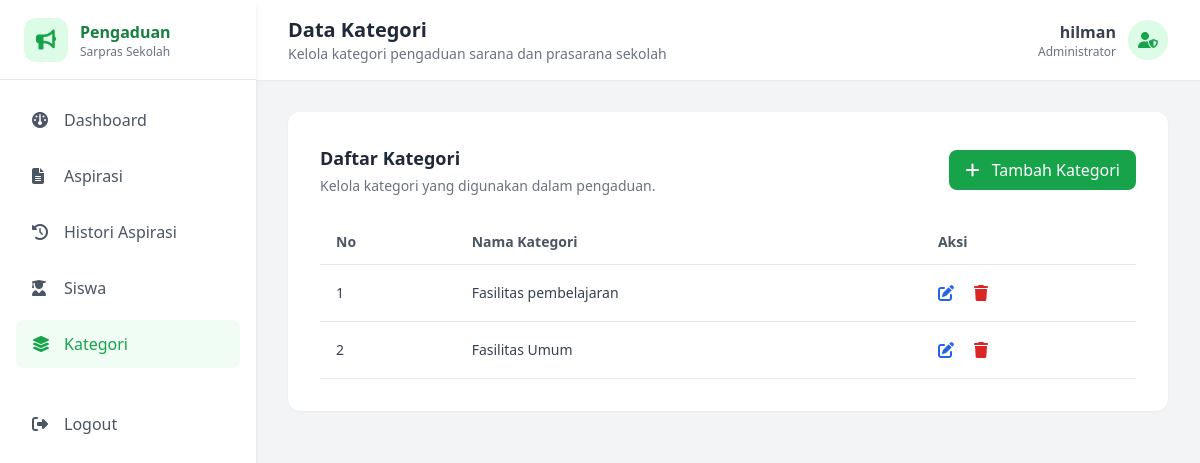
/Views/Admin/kategori.php (signed in), run on an earlier commit of the app's database.
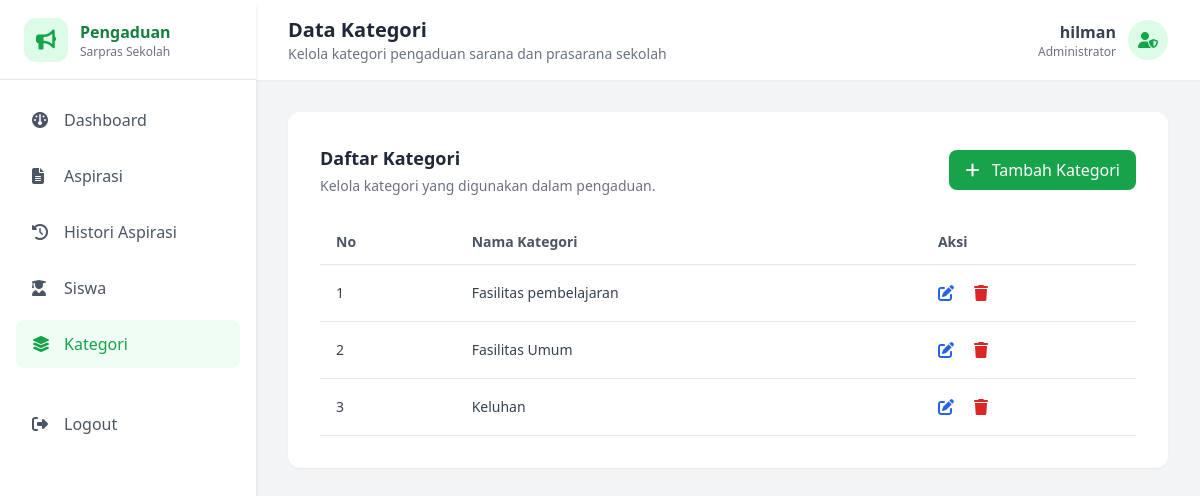
And on a later commit of the database.
### tables this page shows
CREATE TABLE `tb_kategori` (
  `id_kategori` int NOT NULL,
  `nama_kategori` varchar(50) NOT NULL
);

### Controllers/c_kategori.php (called while the page is built, shortened)
<?php
require_once __DIR__ . '/../Models/m_kategori.php';
$kategori = new m_kategori();
try {
    if (!empty($_GET['aksi'])) {
        if ($_GET['aksi'] != "hapus") {
            if ($_GET['aksi'] == 'edit') {
                $id = $_GET['id'];
                $kategoris = $kategori->tampil_by_id($id);
                include_once __DIR__ . '/../Views/Admin/form_edit_kategori.php';
            } else {
                $nama_kategori = $_POST['nama_kategori'];
                if ($_GET['aksi'] == "tambah") {
                    $query = $kategori->tambah_kategori($nama_kategori);
                    if ($query) {
                        echo "<script>
                            alert('Data berhasil ditambahkan');
                            window.location='../Views/Admin/kategori.php'
                        </script>";
                    } else {
                        echo "<script>
                            alert('Data gagal ditambahkan');
                            window.location='../Views/Admin/form_tambah_kategori.php'
                        </script>";
                    }
                } elseif ($_GET['aksi'] == "update") {
                    $id = $_POST['id_kategori'];
                    $hasil = $kategori->edit_kategori(
                        $id,
                        $nama_kategori
                    );
                    if ($hasil) {
                        echo "<script>
                            alert('Data berhasil diubah');
                            window.location='../Views/Admin/kategori.php'
                        </script>";
                    } else {
                        echo "<script>
                            alert('Data gagal diubah');
                            window.location='../Views/Admin/form_edit_kategori.php?id=$id'
                        </script>";
                    }
                }
            }
        } else {
            $result = $kategori->hapus_kategori($_GET['id']);
            if ($result) {
                echo "<script>
                    alert('Data berhasil dihapus');
                    window.location='../Views/Admin/kategori.php'
                </script>";
            } else {
                echo "<script>
                    alert('Data gagal dihapus');
                    window.location='../Views/Admin/kategori.php'
                </script>";
            }
        }
    } else {
        $kategoris = $kategori->tampil_kategori();
        include_once __DIR__ . '/../Views/Admin/kategori.php';
    }
} catch (Exception $e) {
    if (isset($_GET['aksi']) && $_GET['aksi'] == 'hapus') {
        echo "<script>
                alert('Kategori tidak dapat dihapus karena masih digunakan oleh aspirasi!');
                window.location='../Views/Admin/kategori.php';
              </script>";
    } else {
        echo $e->getMessage();
    }
}
?>

### Models/M_koneksi.php (called while the page is built, shortened)
<?php
class m_koneksi{
   private $host = "localhost",
           $username = "root",
           $pass = "",
           $db = "pengaduan_sarpras_sekolah";
    function __construct()
    {
        $this->koneksi = mysqli_connect(
            $this->host,
            $this->username,
            $this->pass,
            $this->db
        );
        if ($this->koneksi) {
            return $this->koneksi;
        } else(
            die("koneksi ke database gagal:" . mysqli_connect_error())
        );
    }
}
?>

### Models/m_kategori.php (called while the page is built, shortened)
<?php
require_once 'm_koneksi.php';
class m_kategori {
    public function tampil_kategori() {
        $koneksi = new m_koneksi();
        $sql = "SELECT * FROM tb_kategori";
        $query = mysqli_query($koneksi->koneksi, $sql);
        $result = [];
        if ($query && $query->num_rows > 0) {
            while ($data = mysqli_fetch_object($query)) {
                $result[] = $data;
            }
        }
        return $result;
    }
}
?>

### Views/Admin/kategori.php (the view, shortened to what the changed rows need)
<?php
require_once '../../Controllers/c_kategori.php';
?>
<!DOCTYPE html>
<html lang="id">
<head>
    <script src="https://cdn.tailwindcss.com"></script>
    <link rel="stylesheet"
        href="https://cdnjs.cloudflare.com/ajax/libs/font-awesome/6.5.2/css/all.min.css">
</head>
<body class="bg-gray-100">
    <aside class="fixed left-0 top-0 h-screen w-64 bg-white shadow-md">
        <div class="h-20 flex items-center px-6 border-b">
            <div>
                <h1 class="font-bold text-green-700">
                    Pengaduan
                </h1>
            </div>
        </div>
    </aside>
    <main class="ml-64 min-h-screen">
        <header class="bg-white h-20 shadow-sm flex items-center justify-between px-8">
            <div>
                <h2 class="text-xl font-semibold text-gray-800">
                    Data Kategori
                </h2>
            </div>
        </header>
        <div class="p-8">
            <div class="bg-white rounded-xl shadow-sm p-8">
                <div class="overflow-x-auto">
                    <table class="w-full">
                        <thead>
                            <tr class="border-b text-left">
                                <th class="px-4 py-3 text-sm font-semibold text-gray-600">
                                    No
                                </th>
                                <th class="px-4 py-3 text-sm font-semibold text-gray-600">
                                    Nama Kategori
                                </th>
                                <th class="px-4 py-3 text-sm font-semibold text-gray-600">
                                    Aksi
                                </th>
                            </tr>
                        </thead>
                        <tbody>
                            <?php
                            $no = 1;
                            foreach ($kategoris as $kategori) {
                            ?>
                                <tr class="border-b hover:bg-gray-50">
                                    <td class="px-4 py-4 text-sm text-gray-700">
                                        <?php echo $no++; ?>
                                    </td>
                                    <td class="px-4 py-4 text-sm text-gray-700">
                                        <?php echo htmlspecialchars($kategori->nama_kategori); ?>
                                    </td>
                                    <td class="px-4 py-4">
                                        <a href="form_edit_kategori.php?aksi=edit&id=<?php echo $kategori->id_kategori; ?>"
                                            class="text-blue-600 hover:text-blue-800 mr-4"
                                            title="Edit">
                                            <i class="fa-solid fa-pen-to-square"></i>
                                        </a>
                                        <a href="../../Controllers/c_kategori.php?aksi=hapus&id=<?php echo $kategori->id_kategori; ?>"
                                            class="text-red-600 hover:text-red-800"
                                            title="Hapus"
                                            onclick="return confirm('Yakin ingin menghapus kategori ini?');">
                                            <i class="fa-solid fa-trash"></i>
                                        </a>
                                    </td>
                                </tr>
                            <?php
                            }
                            ?>
                        </tbody>
                    </table>
                </div>
            </div>
        </div>
    </main>
</body>
</html>

What changed in the data, as far as the page shows it:
added tb_kategori: nama_kategori "Keluhan"
